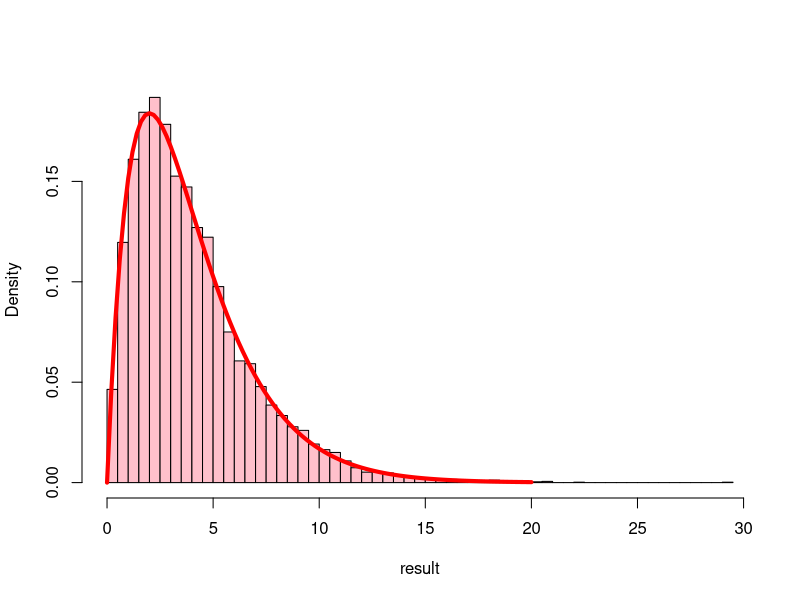
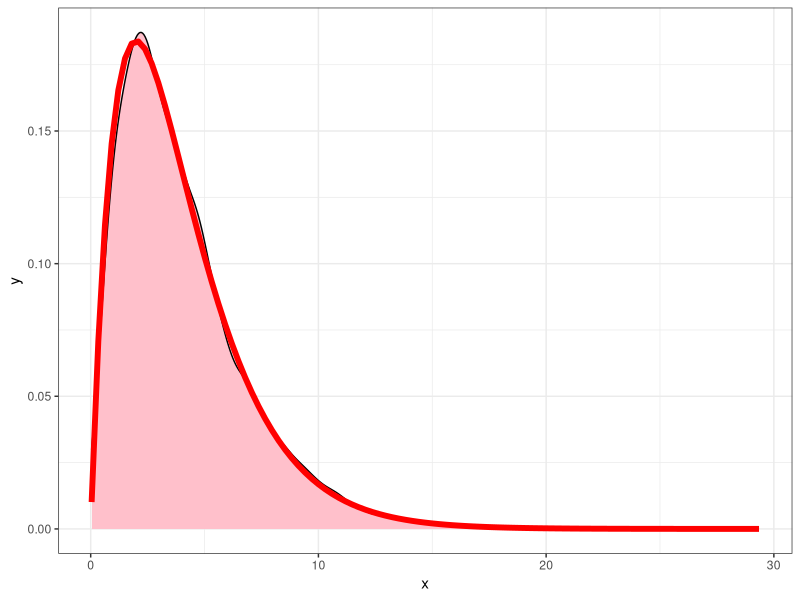

R code for these plots, in order:
## ---- chunk 1
# site <- "http://sda.berkeley.edu/TMPDIR/AAELN0Q9.csv"
# download.file(url = site, destfile = "../data/DPS.csv")
DPS <- read.csv(file="../data/DPS.csv")
xtabs(~SEX + DEATHPEN, data = DPS)
## ---- chunk 2
DPS$DEATHPEN <- plyr::mapvalues(DPS$DEATHPEN, from = c(0,1,2,3,4,5,8,9), to =c(NA, "Strongly Agree", "Agree", "Neither Agree nor Disagree", "Disagree", "Strongly Disagree", NA, NA))
DPS$SEX <- plyr::mapvalues(DPS$SEX, from =c(1, 2), to = c("Male", "Female"))
xtabs(~SEX + DEATHPEN, data = DPS)
## ---- chunk 3
DPS$DEATHPEN <- factor(DPS$DEATHPEN, levels = c("Strongly Agree", "Agree", "Neither Agree nor Disagree", "Disagree", "Strongly Disagree"))
DPS$SEX <- factor(DPS$SEX, levels = c("Male", "Female"))
T1 <- xtabs(~SEX + DEATHPEN, data = DPS)
T1
addmargins(T1)
prop.table(T1, 1)
## ---- chunk 4
outer(1:3, 1:3)
outer(1:3, 3:1)
outer(1:3, 3:1, "+")
outer(1:3, 3:1, "^")
## ---- chunk 5
EC <- function(TAB){
  outer(apply(TAB,1 , sum), apply(TAB, 2, sum))/sum(TAB)
}
EC(T1)
## ---- chunk 6
str(DPS)
DPSC <- na.omit(DPS)
str(DPSC)
## ---- chunk 7
set.seed(123)
addmargins(table(DPSC$SEX, sample(DPSC$DEATHPEN)))
addmargins(table(DPSC$SEX, sample(DPSC$DEATHPEN)))
addmargins(xtabs(~sample(SEX) + DEATHPEN, data = DPSC))
addmargins(xtabs(~sample(SEX) + DEATHPEN, data = DPSC))
## ---- chunk 8
N <- 10^4 - 1  # Change this for slower computers
result <- numeric(N)
set.seed(3)
for(i in 1:N){
# T2 <- table(sample(DPSC$SEX), DPSC$DEATHPEN)
  T2 <- xtabs(~sample(SEX) + DEATHPEN, data =DPSC)
result[i] <- chisq.test(T2)$statistic  
}
obs <- chisq.test(xtabs(~SEX + DEATHPEN, data = DPSC))$statistic
pvalue <- (sum(result >= obs) + 1)/(N + 1)
pvalue
pvalueCH <- chisq.test(xtabs(~SEX + DEATHPEN, data = DPSC))$p.value
pvalueCH
# Or chisq.test(DPSC$SEX, DPSC$DEATHPEN)$p.value
hist(result, breaks = "Scott", col = "pink", freq=FALSE, main = "")
curve(dchisq(x, 4), 0, 20, add=TRUE, col = "red", lwd = 4)
### Using ggplot2 now
library(ggplot2)
DF <- data.frame(x = result)
p <- ggplot(data = DF, aes(x= x)) + geom_density(fill = "pink") + theme_bw()
p + stat_function(fun = dchisq, args = list(df = 4), color = "red", lwd = 2)
## ---- chunk 9
HA <- c(110, 277, 50, 163, 302, 63)
HAM <- matrix(data = HA, nrow = 2, byrow = TRUE)
dimnames(HAM) <- list(Gender = c("Male", "Female"), Giddy = c("Very Happy", "Pretty Happy", "Not to Happy"))
HAM
HAT <- as.table(HAM)
HAT
addmargins(HAT)
HADF <- as.data.frame(HAT)
HATflatfile <- vcdExtra::expand.dft(HADF)
head(HATflatfile)
str(HATflatfile)
## ---- chunk 10
# site <- "http://sda.berkeley.edu/TMPDIR/AAO0mzEh.csv"
# download.file(url = site, destfile = "../data/dpy.csv")
dpy <- read.csv(file = "../data/dpy.csv")
str(dpy)
xtabs(~DEATHPEN + DEGREE, data = dpy)
## ---- chunk 11
YQ <- subset(x = dpy, subset = DEATHPEN != 0 & DEGREE != 0)
head(YQ)
xtabs(~YEAR, data = YQ)
## ---- chunk 12
women <- c(35, 146)
men <- c(8, 97)
stuff <- rbind(women, men)
dimnames(stuff) <- list(Gender =c("Women", "Men"), Diet=c("Yes", "No"))
stuff
stuffT <- as.table(stuff)
stuffDF <- as.data.frame(stuffT)
head(stuffDF)
DFL <- vcdExtra::expand.dft(stuffDF)
head(DFL)
set.seed(2)
N <- 10^4 - 1  # Change this for slower computers
result <- numeric(N)
for (i in 1:N) {
    T2 <- xtabs(~sample(Gender) + Diet, data = DFL)
    result[i] <- chisq.test(T2)$statistic
}
obs <- chisq.test(xtabs(~ Gender + Diet, data = DFL))$statistic
pvalue <- (sum(result >= obs) + 1)/(N + 1)
pvalue
## ---- chunk 13
candy <- c(42, 20, 38, 33, 27, 50)
candyM <- matrix(data = candy, nrow = 2, byrow = TRUE)
dimnames(candyM) <- list(Gender = c("Boys", "Girls"), Flavor = c("Flavor 1", "Flavor 2", "Flavor 3"))
candyM
candyT <- as.table(candyM)
candyT
addmargins(candyT)
candyDF <- as.data.frame(candyT)
candyflatfile <- vcdExtra::expand.dft(candyDF)
head(candyflatfile)
str(candyflatfile)
E <- chisq.test(candyT)$expected
E
obsstat <- chisq.test(candyT)$statistic
obsstat
# Now we will run a permutation test.
N <- 10^4 - 1  # Change this for slower computers
result <- numeric(N)
set.seed(1)
for (i in 1:N) {
    T2 <- xtabs(~sample(Gender) + Flavor, data = candyflatfile)
    result[i] <- chisq.test(T2)$statistic
}
pvalue <- (sum(result >= obsstat) + 1)/(N + 1)
pvalue
## ---- chunk 14
numberDefectives <- c(0,1,2,3,4,5,"6 or more")
numberSamples <- c(10, 24, 10, 4, 1, 1, 0)
names(numberSamples) <- numberDefectives
numberSamples
## ---- chunk 15
muest <- sum(numberSamples[-7]*c(0,1,2,3,4,5))/50
muest
## ---- chunk 16
ps <- dpois(0:4, muest) 
p5m <- 1 - ppois(4, muest)
psf <- c(ps, p5m)
psf
exh <- psf*50
exh
((numberSamples[-7] - exh)^2/exh)
stat <- sum((numberSamples[-7] - exh)^2/exh)
stat
epvalue <- pchisq(stat, 6-1-1, lower=FALSE)
epvalue
## ---- chunk 17
ps <- dpois(0:2, muest) 
p3m <- 1 - ppois(2, muest)
psf <- c(ps, p3m)
psf
exh <- psf*50
exh
((numberSamples[-c(7,6,5)] + c(0,0,0,2) - exh)^2/exh)
stat <- sum((numberSamples[-c(7,6,5)] + c(0,0,0,2) - exh)^2/exh)
stat
epvalue2 <- pchisq(stat, 4-1-1, lower=FALSE)
epvalue2
# Could use the following but the degrees of freedom will be incorrect for this test!
chisq.test(c(10, 24, 10, 6), p=psf)
## ---- chunk 18
pihat <- 65/650
ps <- dbinom(0:2, 13, pihat) 
p3m <- 1 - pbinom(2, 13, pihat)
psf <- c(ps, p3m)
psf
exh <- psf*50
exh
((numberSamples[-c(7,6,5)] + c(0,0,0,2) - exh)^2/exh)
stat <- sum((numberSamples[-c(7,6,5)] + c(0,0,0,2)  - exh)^2/exh)
stat
epvalue3 <- pchisq(stat, 4-1-1, lower=FALSE)
epvalue3
